Frame 1 (no input): blank canvas, image omitted
Frame 60 (no input): blank canvas, image omitted
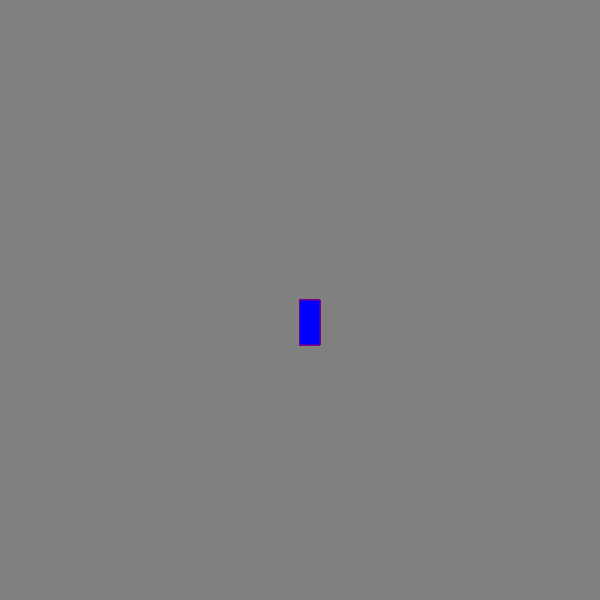
Frame 120 (the mouse pressed at the canvas centre since frame 60)

The p5.js sketch whose frames 1 and 60 were blank and that drew this single picture after the mouse press (run headless with seeded random() and noise() and a simulated clock; from frame 60 on, the mouse is pressed at the canvas centre):

// p5.js sketch
// ── sketch.js
function setup() {
    createCanvas(600, 600);
    background("gray");
  }
  
  function draw() {
  
    
    stroke("purple")
    fill("blue")
    
    //console.log(mouseIsPressed);
    
    if(mouseIsPressed){
      rect(mouseX, mouseY, 20, 45);
    }
  }
